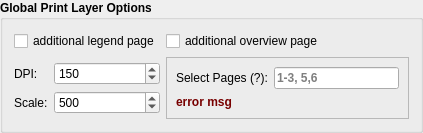
               <widget class="QGroupBox" name="groupBox">
                <property name="sizePolicy">
                 <sizepolicy hsizetype="Preferred" vsizetype="Maximum">
                  <horstretch>0</horstretch>
                  <verstretch>0</verstretch>
                 </sizepolicy>
                </property>
                <property name="font">
                 <font>
                  <weight>75</weight>
                  <bold>true</bold>
                 </font>
                </property>
                <property name="title">
                 <string>Global Print Layer Options</string>
                </property>
                <layout class="QGridLayout" name="gridLayout_8">
                 <item row="0" column="0">
                  <widget class="QCheckBox" name="CheckBox_Legend_Extra">
                   <property name="font">
                    <font>
                     <weight>50</weight>
                     <bold>false</bold>
                    </font>
                   </property>
                   <property name="toolTip">
                    <string>&lt;html&gt;&lt;head/&gt;&lt;body&gt;&lt;p&gt;Merge page legends together on one page.&lt;/p&gt;&lt;/body&gt;&lt;/html&gt;</string>
                   </property>
                   <property name="text">
                    <string>additional legend page</string>
                   </property>
                  </widget>
                 </item>
                 <item row="1" column="0">
                  <widget class="QFrame" name="frame_2">
                   <property name="sizePolicy">
                    <sizepolicy hsizetype="MinimumExpanding" vsizetype="Maximum">
                     <horstretch>0</horstretch>
                     <verstretch>0</verstretch>
                    </sizepolicy>
                   </property>
                   <property name="font">
                    <font>
                     <weight>50</weight>
                     <bold>false</bold>
                    </font>
                   </property>
                   <property name="frameShape">
                    <enum>QFrame::NoFrame</enum>
                   </property>
                   <property name="frameShadow">
                    <enum>QFrame::Raised</enum>
                   </property>
                   <layout class="QGridLayout" name="gridLayout_9">
                    <property name="leftMargin">
                     <number>0</number>
                    </property>
                    <property name="topMargin">
                     <number>0</number>
                    </property>
                    <property name="rightMargin">
                     <number>0</number>
                    </property>
                    <property name="bottomMargin">
                     <number>0</number>
                    </property>
                    <item row="0" column="1">
                     <widget class="QSpinBox" name="SpinBox_Dpi">
                      <property name="toolTip">
                       <string>&lt;html&gt;&lt;head/&gt;&lt;body&gt;&lt;p&gt;No effect on Mini Maps.&lt;/p&gt;&lt;/body&gt;&lt;/html&gt;</string>
                      </property>
                      <property name="minimum">
                       <number>10</number>
                      </property>
                      <property name="maximum">
                       <number>2500</number>
                      </property>
                      <property name="value">
                       <number>150</number>
                      </property>
                     </widget>
                    </item>
                    <item row="2" column="1">
                     <widget class="QSpinBox" name="SpinBox_Scale">
                      <property name="toolTip">
                       <string>&lt;html&gt;&lt;head/&gt;&lt;body&gt;&lt;p&gt;No effect on Mini Maps.&lt;/p&gt;&lt;/body&gt;&lt;/html&gt;</string>
                      </property>
                      <property name="minimum">
                       <number>10</number>
                      </property>
                      <property name="maximum">
                       <number>999999999</number>
                      </property>
                      <property name="value">
                       <number>500</number>
                      </property>
                     </widget>
                    </item>
                    <item row="2" column="0">
                     <widget class="QLabel" name="label_2">
                      <property name="sizePolicy">
                       <sizepolicy hsizetype="Maximum" vsizetype="Preferred">
                        <horstretch>0</horstretch>
                        <verstretch>0</verstretch>
                       </sizepolicy>
                      </property>
                      <property name="text">
                       <string>Scale:</string>
                      </property>
                     </widget>
                    </item>
                    <item row="0" column="0">
                     <widget class="QLabel" name="label">
                      <property name="sizePolicy">
                       <sizepolicy hsizetype="Maximum" vsizetype="Preferred">
                        <horstretch>0</horstretch>
                        <verstretch>0</verstretch>
                       </sizepolicy>
                      </property>
                      <property name="text">
                       <string>DPI:</string>
                      </property>
                     </widget>
                    </item>
                   </layout>
                  </widget>
                 </item>
                 <item row="0" column="1">
                  <widget class="QCheckBox" name="CheckBox_Overview">
                   <property name="font">
                    <font>
                     <weight>50</weight>
                     <bold>false</bold>
                    </font>
                   </property>
                   <property name="toolTip">
                    <string>&lt;html&gt;&lt;head/&gt;&lt;body&gt;&lt;p&gt;Creates a overview startpage.&lt;/p&gt;&lt;/body&gt;&lt;/html&gt;</string>
                   </property>
                   <property name="text">
                    <string>additional overview page</string>
                   </property>
                  </widget>
                 </item>
                 <item row="1" column="1">
                  <widget class="QFrame" name="Plot_Page_Select">
                   <property name="sizePolicy">
                    <sizepolicy hsizetype="MinimumExpanding" vsizetype="Preferred">
                     <horstretch>0</horstretch>
                     <verstretch>0</verstretch>
                    </sizepolicy>
                   </property>
                   <property name="frameShape">
                    <enum>QFrame::StyledPanel</enum>
                   </property>
                   <property name="frameShadow">
                    <enum>QFrame::Raised</enum>
                   </property>
                   <layout class="QFormLayout" name="formLayout">
                    <item row="0" column="0">
                     <widget class="QLabel" name="label_4">
                      <property name="font">
                       <font>
                        <weight>50</weight>
                        <bold>false</bold>
                       </font>
                      </property>
                      <property name="toolTip">
                       <string>&lt;html&gt;&lt;head/&gt;&lt;body&gt;&lt;p&gt;Select which pages to plot&lt;/p&gt;&lt;/body&gt;&lt;/html&gt;</string>
                      </property>
                      <property name="text">
                       <string>Select Pages (?):</string>
                      </property>
                     </widget>
                    </item>
                    <item row="0" column="1">
                     <widget class="QLineEdit" name="LineEdit_Plot_Page_Select">
                      <property name="statusTip">
                       <string/>
                      </property>
                      <property name="whatsThis">
                       <string/>
                      </property>
                      <property name="placeholderText">
                       <string>1-3, 5,6</string>
                      </property>
                      <property name="clearButtonEnabled">
                       <bool>false</bool>
                      </property>
                     </widget>
                    </item>
                    <item row="1" column="0" colspan="2">
                     <widget class="QLabel" name="Lable_Error_Msg">
                      <property name="enabled">
                       <bool>true</bool>
                      </property>
                      <property name="styleSheet">
                       <string notr="true">color: rgb(120, 0, 0);</string>
                      </property>
                      <property name="text">
                       <string>error msg</string>
                      </property>
                     </widget>
                    </item>
                   </layout>
                  </widget>
                 </item>
                </layout>
               </widget>
